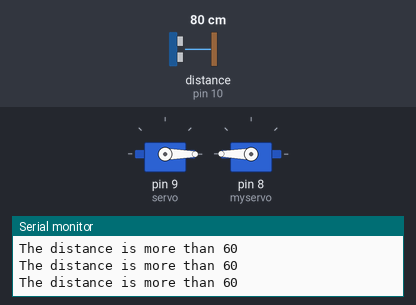
This sketch was run on a simulated Arduino Uno, built with avr-gcc and run on an emulated ATmega328P. On the bench: 2 × servo, the last lines printed to the serial monitor. Wiring (inferred from the names in the program): ultrasonic range finder: trigger pin 12; echo pin 10. The inputs (shaded band) are chosen by the test bench; at power-on: distance to the obstacle (sensor on pin 10) 80 cm. The echo pulse lasts 58.3 µs per cm.

Above: at 1.2 s.
1.3 s: distance to the obstacle (sensor on pin 10) set to 2 cm
At 1.7 s:
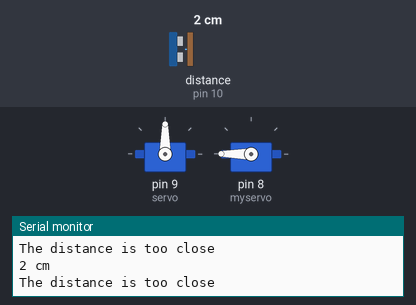
2.8 s: distance to the obstacle (sensor on pin 10) set to 60 cm
At 4.1 s:
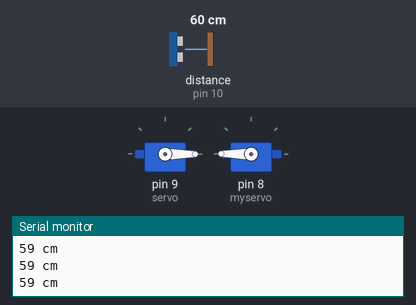
4.4 s: distance to the obstacle (sensor on pin 10) set to 4 cm
At 5.2 s:
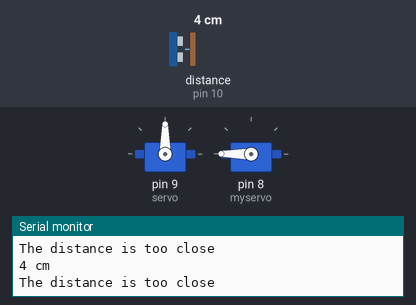
Timing chart, 0 to 7.4 s (numbered marks = the images above; inputs shaded):
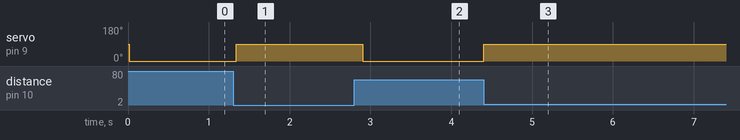

Measured:
- after the input at 1.3 s, servo on pin 9 (servo): 0° → 90° at once
- after the input at 2.8 s, servo on pin 9 (servo): 90° → 0° after 0.11 s
- after the input at 4.4 s, servo on pin 9 (servo): 0° → 90° at once

The sketch:

RobotFinalCode.ino
```cpp
#include <Servo.h>
#define trigPin 12
Servo servo; // this codes in the servo to the entire code
int sound = 250;
const int echoPin = 10;
long duration;
int distance;
int pos = 0;
Servo myservo;
void setup() {

  pinMode(trigPin, OUTPUT);
  pinMode(echoPin, INPUT);
  Serial.begin(9600);
servo.attach(9);
myservo.attach(8);
}

void loop() {
  servo.attach(9); // servo has different numbers for each servo to lower confusion
  myservo.attach(8);// myservo is the second servo
  myservo.write(180);
  long duration, distance;
  digitalWrite(trigPin, LOW); // the purpose of a trigPin is to send out pings to the arduino to tell the the servos to turn as there is something in the way
  delayMicroseconds(2); // the delay is extremely low to enhance the smooth turning of our robot Vinny
  digitalWrite(trigPin, HIGH);
  delayMicroseconds(10);
  digitalWrite(trigPin, LOW);

  duration = pulseIn(echoPin, HIGH);
  distance = (duration/2) / 29.1; // how close we want the ultrasonic sensor to be before it reacts
if (distance < 10) {
  Serial.println("The distance is too close");
  servo.write(90);
  delay (100);
} else {
  servo.write(0);
}
if (distance > 60  || distance<= 0) {
Serial.println("The distance is more than 60"); // the distance it displays on the serial monitor
} else {
  Serial.print(distance);
Serial.println(" cm"); // the exact distance on how far/close an object is from the robot
}
delay(10); // this delay is to customize how fast the robot reacts, we made it 10 because we want our robot Vinny to be very fast

}
```
